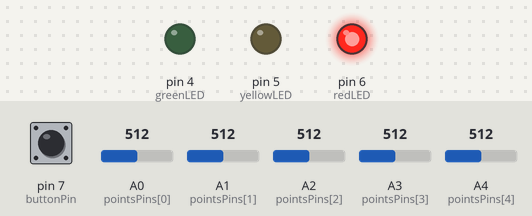
This sketch was run on a simulated Arduino Uno, built with avr-gcc and run on an emulated ATmega328P. Shown: output pins drawn as LEDs (lit = HIGH). The test bench sets the inputs (shaded band); at power-on: A0 (pointsPins[0]) = 512, pin 7 (buttonPin) HIGH, A1 (pointsPins[1]) = 512, A2 (pointsPins[2]) = 512, A3 (pointsPins[3]) = 512, A4 (pointsPins[4]) = 512. What the sketch prints to the serial monitor is not drawn.

Above: at 0.1 s.
At 3.2 s:
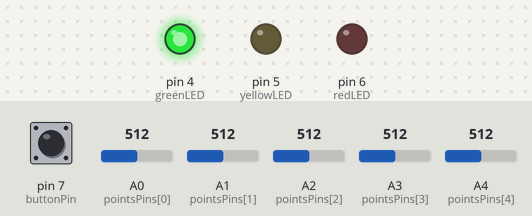
3.3 s: A0 (pointsPins[0]) set to 786
4.8 s: A0 (pointsPins[0]) set to 812
At 12.16 s:
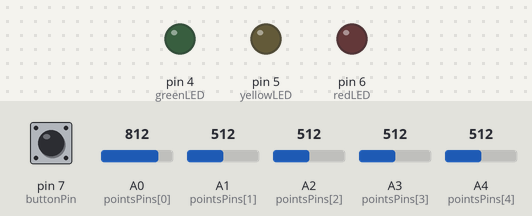
Timing chart, 0 to 12.3 s (numbered marks = the images above; inputs shaded):
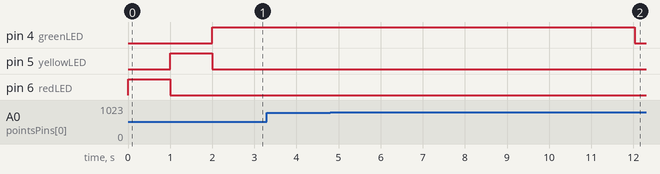

The sketch:

marble_game_pt3_no_music.ino
```cpp
// (licence header left out)
// variables for pins
int pointsPins[] = {
  A0, A1, A2, A3, A4};
int buttonPin = 7;
int greenLED = 4;
int yellowLED = 5;
int redLED = 6;
int speakerPin = 9;

// number of piezos for points
int numPointsPins = 5;

// when points triggered
int piezoThreshold = 800;

//game timer variables
int maximumTime = 10000;
long gameStartTime;
boolean playingGame = false;

// high score variables
boolean newHighScore = false;
int currentScore;
int highScore = 0;

//---setup---------------------------
// runs once when board first powered
// or reset
void setup() {
  // set up pin mode for button
  pinMode(buttonPin, INPUT_PULLUP);

  // set up pin modes for LEDs
  pinMode(greenLED, OUTPUT);
  pinMode(yellowLED, OUTPUT);
  pinMode(redLED, OUTPUT);


  // start serial communication
  Serial.begin(9600);

  // start countdown to start
  startGame();
}

//---loop----------------------------
// runs continuously after setup()
void loop() {
  // if playing a game and still within time
  if( (millis() - gameStartTime) < maximumTime ){
    // read in each points pin
    int i;
    for( i=0; i<numPointsPins; i++ ) {
      int currPinValue = analogRead(pointsPins[i]);

      // if above the threshold
      if( currPinValue > piezoThreshold ){
        // add points
        int newPoints = (i+1)*10;
        currentScore += newPoints;

        // print points and new score
        Serial.print("   Score! ");
        Serial.print(newPoints);
        Serial.println(" points");
        Serial.print("   Current score: ");
        Serial.print(currentScore);
        Serial.println(" points");

        // pause so that same marble doesn't score twice
        delay(300);
      }
    }
  }
  else{
    // else if playing a game but time has run out
    if( playingGame ){
      // end the game
      endGame();
    }
    // else if not playing a game
    else{
      // check if button has been pressed to start new game
      int buttonValue = digitalRead( buttonPin );
      if( buttonValue == 0) {
        // button is pressed, start new game
        startGame();
      }
    }
  }
}

//---startGame---------------------------
// sets up variables for a new game and starts
// countdown
void startGame() {
  // make sure all LEDs start off
  digitalWrite(redLED, LOW);
  digitalWrite(yellowLED, LOW);
  digitalWrite(greenLED, LOW);

  Serial.println("****NEW GAME****");
  Serial.print("Starting game in...");
  // turn on red LED
  digitalWrite(redLED, HIGH);
  Serial.print("ready...");
  delay(1000);
  // turn off red LED
  digitalWrite(redLED, LOW);

  // turn on yellow LED
  digitalWrite(yellowLED, HIGH);
  Serial.print("set...");
  delay(1000);
  // turn off yellow LED
  digitalWrite(yellowLED, LOW);

  Serial.println("go!");
  // turn on green LED
  digitalWrite(greenLED, HIGH);

  // start game timer
  gameStartTime = millis();
  // set flag that currently playing a game
  playingGame = true;
  // reset score
  currentScore = 0;
}


//---endGame---------------------------
// sets up variables for a new game and starts
// countdown
void endGame() {
  Serial.println("Game Over!");
  Serial.print("Score: ");
  Serial.println(currentScore);

  // turn off green LED
  digitalWrite(greenLED, LOW);

  // calculate high score
  if( currentScore > highScore ) {
    // if a new high score
    highScore = currentScore;
    Serial.println("New High Score!");
    newHighScore = true;
  }
  else{
    // else new no high score
    newHighScore = false;
  }

  Serial.print("High Score is: ");
  Serial.println( highScore );
  Serial.println();

  // set flag that not currently playing a game
  playingGame = false;
}
```

Measured:
- the behaviour switches between 800 and 801 on A0 (pointsPins[0]) (found by bisection; images 1 and 2)
- after the input at 3.3 s, every drawn part: stays the same
